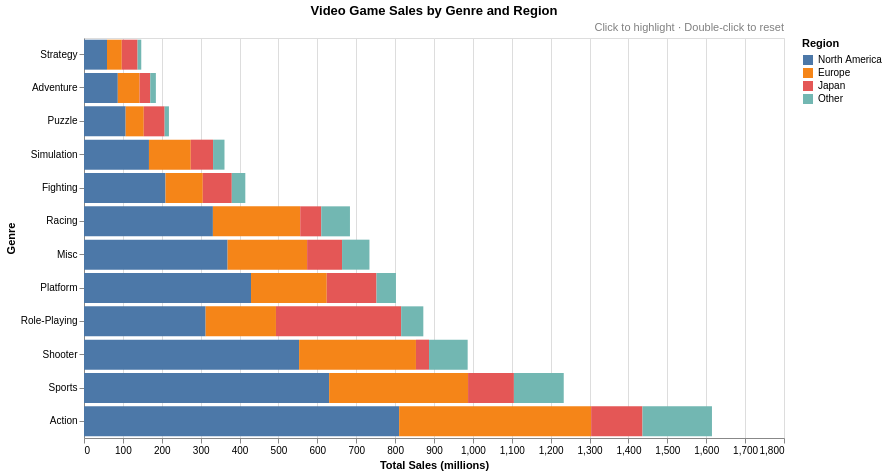

Write notebook code for a chart like this one.
### Code cell
import plotly.express as px

genre_region = (
    df.groupby('Genre')[['NA_Sales', 'EU_Sales', 'JP_Sales', 'Other_Sales']]
    .sum()
    .reset_index())

genre_region['Total'] = genre_region[['NA_Sales', 'EU_Sales', 'JP_Sales', 'Other_Sales']].sum(axis=1)
genre_region['NA_Pct'] = (genre_region['NA_Sales'] / genre_region['Total'] * 100).round(1)
genre_region['EU_Pct'] = (genre_region['EU_Sales'] / genre_region['Total'] * 100).round(1)
genre_region['JP_Pct'] = (genre_region['JP_Sales'] / genre_region['Total'] * 100).round(1)
genre_region['Other_Pct'] = (genre_region['Other_Sales'] / genre_region['Total'] * 100).round(1)

genre_long = genre_region.melt(
    id_vars=['Genre', 'Total', 'NA_Pct', 'EU_Pct', 'JP_Pct', 'Other_Pct'],
    value_vars=['NA_Sales', 'EU_Sales', 'JP_Sales', 'Other_Sales'],
    var_name='Region',
    value_name='Sales')

region_labels = {
    'NA_Sales': 'North America',
    'EU_Sales': 'Europe',
    'JP_Sales': 'Japan',
    'Other_Sales': 'Other'}

genre_long['Region'] = genre_long['Region'].map(region_labels)

# Map correct pct per row
pct_map = {
    'North America': 'NA_Pct',
    'Europe': 'EU_Pct',
    'Japan': 'JP_Pct',
    'Other': 'Other_Pct'}

genre_long['Pct'] = genre_long.apply(lambda row: row[pct_map[row['Region']]], axis=1)

sort_options = {
    'Total Sales': genre_region.sort_values('Total', ascending=True)['Genre'].tolist(),
    'NA Sales': genre_region.sort_values('NA_Sales', ascending=True)['Genre'].tolist(),
    'EU Sales': genre_region.sort_values('EU_Sales', ascending=True)['Genre'].tolist(),
    'JP Sales': genre_region.sort_values('JP_Sales', ascending=True)['Genre'].tolist(),}

color_map = {
    'North America': '#4C78A8',
    'Europe': '#F58518',
    'Japan': '#E45756',
    'Other': '#72B7B2'}

highlight = alt.selection_point(fields=['Genre'], on='click', empty='all')

sort_dropdown = alt.binding_select(
    options=list(sort_options.keys()),
    name='Sort by: ')

sort_param = alt.param(bind=sort_dropdown, value='Total Sales', name='sort_by')

bars = (
    alt.Chart(genre_long)
    .mark_bar()
    .encode(
        x=alt.X('Sales:Q', title='Total Sales (millions)'),
        y=alt.Y('Genre:N', title='Genre', sort=sort_options['Total Sales']),
        color=alt.Color('Region:N',
            scale=alt.Scale(domain=list(color_map.keys()), range=list(color_map.values())),
            legend=alt.Legend(title='Region')
        ),
        opacity=alt.condition(highlight, alt.value(1.0), alt.value(0.3)),
        tooltip=[
            alt.Tooltip('Genre:N', title='Genre'),
            alt.Tooltip('Region:N', title='Region'),
            alt.Tooltip('Sales:Q', title='Sales (M)', format='.1f'),
            alt.Tooltip('Pct:Q', title='% of Genre Total', format='.1f'),
            alt.Tooltip('Total:Q', title='Genre Total (M)', format='.1f'),
        ]
    )
    .add_params(highlight)
    .properties(width=700, height=400, title='Video Game Sales by Genre and Region'))
note = (
    alt.Chart({'values': [{}]})
    .mark_text(align='right', color='gray', fontSize=11)
    .encode(
        x=alt.value(700),
        y=alt.value(-10),
        text=alt.value('Click to highlight · Double-click to reset')))

(bars + note)

### Figure 1 — Vega-Lite specification as saved in the notebook (floating-point values rounded to 4 significant figures)
{"config": {"view": {"continuousWidth": 300, "continuousHeight": 300}}, "layer": [{"data": {"name": "data-09096cf95cfa2ae25aed7c248ce028a6"}, "mark": {"type": "bar"}, "encoding": {"color": {"field": "Region", "legend": {"title": "Region"}, "scale": {"domain": ["North America", "Europe", "Japan", "Other"], "range": ["#4C78A8", "#F58518", "#E45756", "#72B7B2"]}, "type": "nominal"}, "opacity": {"condition": {"param": "param_4c057a77f87136eb", "value": 1.0}, "value": 0.3}, "tooltip": [{"field": "Genre", "title": "Genre", "type": "nominal"}, {"field": "Region", "title": "Region", "type": "nominal"}, {"field": "Sales", "format": ".1f", "title": "Sales (M)", "type": "quantitative"}, {"field": "Pct", "format": ".1f", "title": "% of Genre Total", "type": "quantitative"}, {"field": "Total", "format": ".1f", "title": "Genre Total (M)", "type": "quantitative"}], "x": {"field": "Sales", "title": "Total Sales (millions)", "type": "quantitative"}, "y": {"field": "Genre", "sort": ["Strategy", "Adventure", "Puzzle", "Simulation", "Fighting", "Racing", "Misc", "Platform", "Role-Playing", "Shooter", "Sports", "Action"], "title": "Genre", "type": "nominal"}}, "name": "view_40c17ef12043a87f_0", "title": "Video Game Sales by Genre and Region"}, {"data": {"name": "empty"}, "mark": {"type": "text", "align": "right", "color": "gray", "fontSize": 11}, "encoding": {"text": {"value": "Click to highlight · Double-click to reset"}, "x": {"value": 700}, "y": {"value": -10}}}], "height": 400, "params": [{"name": "param_4c057a77f87136eb", "select": {"type": "point", "fields": ["Genre"], "on": "click"}, "views": ["view_40c17ef12043a87f_0"]}], "width": 700, "$schema": "https://vega.github.io/schema/vega-lite/v6.1.0.json", "datasets": {"data-09096cf95cfa2ae25aed7c248ce028a6": [{"Genre": "Action", "Total": 1615.0, "NA_Pct": 50.2, "EU_Pct": 30.6, "JP_Pct": 8.2, "Other_Pct": 11.1, "Region": "North America", "Sales": 810.3, "Pct": 50.2}, {"Genre": "Adventure", "Total": 184.8, "NA_Pct": 47.0, "EU_Pct": 30.3, "JP_Pct": 14.9, "Other_Pct": 7.8, "Region": "North America", "Sales": 86.91, "Pct": 47.0}, {"Genre": "Fighting", "Total": 414.8, "NA_Pct": 50.5, "EU_Pct": 23.1, "JP_Pct": 18.0, "Other_Pct": 8.4, "Region": "North America", "Sales": 209.6, "Pct": 50.5}, {"Genre": "Misc", "Total": 734.0, "NA_Pct": 50.3, "EU_Pct": 27.9, "JP_Pct": 12.2, "Other_Pct": 9.6, "Region": "North America", "Sales": 369.2, "Pct": 50.3}, {"Genre": "Platform", "Total": 802.2, "NA_Pct": 53.5, "EU_Pct": 24.3, "JP_Pct": 15.9, "Other_Pct": 6.2, "Region": "North America", "Sales": 429.5, "Pct": 53.5}, {"Genre": "Puzzle", "Total": 218.4, "NA_Pct": 49.0, "EU_Pct": 21.3, "JP_Pct": 24.6, "Other_Pct": 5.1, "Region": "North America", "Sales": 107.1, "Pct": 49.0}, {"Genre": "Racing", "Total": 683.9, "NA_Pct": 48.5, "EU_Pct": 32.8, "JP_Pct": 7.9, "Other_Pct": 10.8, "Region": "North America", "Sales": 331.5, "Pct": 48.5}, {"Genre": "Role-Playing", "Total": 872.5, "NA_Pct": 35.8, "EU_Pct": 20.7, "JP_Pct": 36.9, "Other_Pct": 6.5, "Region": "North America", "Sales": 312.7, "Pct": 35.8}, {"Genre": "Shooter", "Total": 986.6, "NA_Pct": 56.1, "EU_Pct": 30.5, "JP_Pct": 3.4, "Other_Pct": 10.1, "Region": "North America", "Sales": 553.1, "Pct": 56.1}, {"Genre": "Simulation", "Total": 361.3, "NA_Pct": 46.2, "EU_Pct": 29.7, "JP_Pct": 15.9, "Other_Pct": 8.1, "Region": "North America", "Sales": 167.0, "Pct": 46.2}, {"Genre": "Sports", "Total": 1234.0, "NA_Pct": 51.1, "EU_Pct": 29.0, "JP_Pct": 9.6, "Other_Pct": 10.4, "Region": "North America", "Sales": 630.4, "Pct": 51.1}, {"Genre": "Strategy", "Total": 147.2, "NA_Pct": 40.1, "EU_Pct": 25.8, "JP_Pct": 27.6, "Other_Pct": 6.4, "Region": "North America", "Sales": 59.1, "Pct": 40.1}, {"Genre": "Action", "Total": 1615.0, "NA_Pct": 50.2, "EU_Pct": 30.6, "JP_Pct": 8.2, "Other_Pct": 11.1, "Region": "Europe", "Sales": 493.7, "Pct": 30.6}, {"Genre": "Adventure", "Total": 184.8, "NA_Pct": 47.0, "EU_Pct": 30.3, "JP_Pct": 14.9, "Other_Pct": 7.8, "Region": "Europe", "Sales": 55.98, "Pct": 30.3}, {"Genre": "Fighting", "Total": 414.8, "NA_Pct": 50.5, "EU_Pct": 23.1, "JP_Pct": 18.0, "Other_Pct": 8.4, "Region": "Europe", "Sales": 95.88, "Pct": 23.1}, {"Genre": "Misc", "Total": 734.0, "NA_Pct": 50.3, "EU_Pct": 27.9, "JP_Pct": 12.2, "Other_Pct": 9.6, "Region": "Europe", "Sales": 204.4, "Pct": 27.9}, {"Genre": "Platform", "Total": 802.2, "NA_Pct": 53.5, "EU_Pct": 24.3, "JP_Pct": 15.9, "Other_Pct": 6.2, "Region": "Europe", "Sales": 194.7, "Pct": 24.3}, {"Genre": "Puzzle", "Total": 218.4, "NA_Pct": 49.0, "EU_Pct": 21.3, "JP_Pct": 24.6, "Other_Pct": 5.1, "Region": "Europe", "Sales": 46.63, "Pct": 21.3}, {"Genre": "Racing", "Total": 683.9, "NA_Pct": 48.5, "EU_Pct": 32.8, "JP_Pct": 7.9, "Other_Pct": 10.8, "Region": "Europe", "Sales": 224.5, "Pct": 32.8}, {"Genre": "Role-Playing", "Total": 872.5, "NA_Pct": 35.8, "EU_Pct": 20.7, "JP_Pct": 36.9, "Other_Pct": 6.5, "Region": "Europe", "Sales": 180.9, "Pct": 20.7}, {"Genre": "Shooter", "Total": 986.6, "NA_Pct": 56.1, "EU_Pct": 30.5, "JP_Pct": 3.4, "Other_Pct": 10.1, "Region": "Europe", "Sales": 300.5, "Pct": 30.5}, {"Genre": "Simulation", "Total": 361.3, "NA_Pct": 46.2, "EU_Pct": 29.7, "JP_Pct": 15.9, "Other_Pct": 8.1, "Region": "Europe", "Sales": 107.5, "Pct": 29.7}, {"Genre": "Sports", "Total": 1234.0, "NA_Pct": 51.1, "EU_Pct": 29.0, "JP_Pct": 9.6, "Other_Pct": 10.4, "Region": "Europe", "Sales": 357.3, "Pct": 29.0}, {"Genre": "Strategy", "Total": 147.2, "NA_Pct": 40.1, "EU_Pct": 25.8, "JP_Pct": 27.6, "Other_Pct": 6.4, "Region": "Europe", "Sales": 38.03, "Pct": 25.8}, {"Genre": "Action", "Total": 1615.0, "NA_Pct": 50.2, "EU_Pct": 30.6, "JP_Pct": 8.2, "Other_Pct": 11.1, "Region": "Japan", "Sales": 132.0, "Pct": 8.2}, {"Genre": "Adventure", "Total": 184.8, "NA_Pct": 47.0, "EU_Pct": 30.3, "JP_Pct": 14.9, "Other_Pct": 7.8, "Region": "Japan", "Sales": 27.51, "Pct": 14.9}, {"Genre": "Fighting", "Total": 414.8, "NA_Pct": 50.5, "EU_Pct": 23.1, "JP_Pct": 18.0, "Other_Pct": 8.4, "Region": "Japan", "Sales": 74.55, "Pct": 18.0}, {"Genre": "Misc", "Total": 734.0, "NA_Pct": 50.3, "EU_Pct": 27.9, "JP_Pct": 12.2, "Other_Pct": 9.6, "Region": "Japan", "Sales": 89.86, "Pct": 12.2}, {"Genre": "Platform", "Total": 802.2, "NA_Pct": 53.5, "EU_Pct": 24.3, "JP_Pct": 15.9, "Other_Pct": 6.2, "Region": "Japan", "Sales": 127.9, "Pct": 15.9}, {"Genre": "Puzzle", "Total": 218.4, "NA_Pct": 49.0, "EU_Pct": 21.3, "JP_Pct": 24.6, "Other_Pct": 5.1, "Region": "Japan", "Sales": 53.63, "Pct": 24.6}, {"Genre": "Racing", "Total": 683.9, "NA_Pct": 48.5, "EU_Pct": 32.8, "JP_Pct": 7.9, "Other_Pct": 10.8, "Region": "Japan", "Sales": 54.05, "Pct": 7.9}, {"Genre": "Role-Playing", "Total": 872.5, "NA_Pct": 35.8, "EU_Pct": 20.7, "JP_Pct": 36.9, "Other_Pct": 6.5, "Region": "Japan", "Sales": 321.9, "Pct": 36.9}, {"Genre": "Shooter", "Total": 986.6, "NA_Pct": 56.1, "EU_Pct": 30.5, "JP_Pct": 3.4, "Other_Pct": 10.1, "Region": "Japan", "Sales": 33.65, "Pct": 3.4}, {"Genre": "Simulation", "Total": 361.3, "NA_Pct": 46.2, "EU_Pct": 29.7, "JP_Pct": 15.9, "Other_Pct": 8.1, "Region": "Japan", "Sales": 57.37, "Pct": 15.9}, {"Genre": "Sports", "Total": 1234.0, "NA_Pct": 51.1, "EU_Pct": 29.0, "JP_Pct": 9.6, "Other_Pct": 10.4, "Region": "Japan", "Sales": 117.9, "Pct": 9.6}, {"Genre": "Strategy", "Total": 147.2, "NA_Pct": 40.1, "EU_Pct": 25.8, "JP_Pct": 27.6, "Other_Pct": 6.4, "Region": "Japan", "Sales": 40.64, "Pct": 27.6}, {"Genre": "Action", "Total": 1615.0, "NA_Pct": 50.2, "EU_Pct": 30.6, "JP_Pct": 8.2, "Other_Pct": 11.1, "Region": "Other", "Sales": 178.7, "Pct": 11.1}, {"Genre": "Adventure", "Total": 184.8, "NA_Pct": 47.0, "EU_Pct": 30.3, "JP_Pct": 14.9, "Other_Pct": 7.8, "Region": "Other", "Sales": 14.41, "Pct": 7.8}, {"Genre": "Fighting", "Total": 414.8, "NA_Pct": 50.5, "EU_Pct": 23.1, "JP_Pct": 18.0, "Other_Pct": 8.4, "Region": "Other", "Sales": 34.78, "Pct": 8.4}, {"Genre": "Misc", "Total": 734.0, "NA_Pct": 50.3, "EU_Pct": 27.9, "JP_Pct": 12.2, "Other_Pct": 9.6, "Region": "Other", "Sales": 70.47, "Pct": 9.6}, {"Genre": "Platform", "Total": 802.2, "NA_Pct": 53.5, "EU_Pct": 24.3, "JP_Pct": 15.9, "Other_Pct": 6.2, "Region": "Other", "Sales": 50.03, "Pct": 6.2}, {"Genre": "Puzzle", "Total": 218.4, "NA_Pct": 49.0, "EU_Pct": 21.3, "JP_Pct": 24.6, "Other_Pct": 5.1, "Region": "Other", "Sales": 11.07, "Pct": 5.1}, {"Genre": "Racing", "Total": 683.9, "NA_Pct": 48.5, "EU_Pct": 32.8, "JP_Pct": 7.9, "Other_Pct": 10.8, "Region": "Other", "Sales": 73.83, "Pct": 10.8}, {"Genre": "Role-Playing", "Total": 872.5, "NA_Pct": 35.8, "EU_Pct": 20.7, "JP_Pct": 36.9, "Other_Pct": 6.5, "Region": "Other", "Sales": 57.03, "Pct": 6.5}, {"Genre": "Shooter", "Total": 986.6, "NA_Pct": 56.1, "EU_Pct": 30.5, "JP_Pct": 3.4, "Other_Pct": 10.1, "Region": "Other", "Sales": 99.32, "Pct": 10.1}, {"Genre": "Simulation", "Total": 361.3, "NA_Pct": 46.2, "EU_Pct": 29.7, "JP_Pct": 15.9, "Other_Pct": 8.1, "Region": "Other", "Sales": 29.4, "Pct": 8.1}, {"Genre": "Sports", "Total": 1234.0, "NA_Pct": 51.1, "EU_Pct": 29.0, "JP_Pct": 9.6, "Other_Pct": 10.4, "Region": "Other", "Sales": 128.2, "Pct": 10.4}, {"Genre": "Strategy", "Total": 147.2, "NA_Pct": 40.1, "EU_Pct": 25.8, "JP_Pct": 27.6, "Other_Pct": 6.4, "Region": "Other", "Sales": 9.47, "Pct": 6.4}], "empty": [{}]}}
